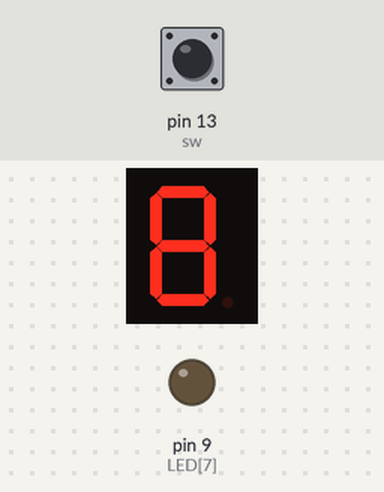
A sketch run on a simulated Arduino Uno, built with avr-gcc and run on an emulated ATmega328P. Parts: 1-digit seven-segment display, output pins drawn as LEDs (lit = HIGH). Wiring (inferred from the names in the program): 1-digit 7-segment display, segments lit when LOW: segments pin 2, pin 3, pin 4, pin 5, pin 6, pin 7, pin 8. The test bench sets the inputs (shaded band); at power-on: pin 13 (sw) HIGH. The segment pins are drawn as the display they are named for; pins used as bus, display or sensor lines are not drawn.

Above: at 0.1 s.
At 1.6 s:
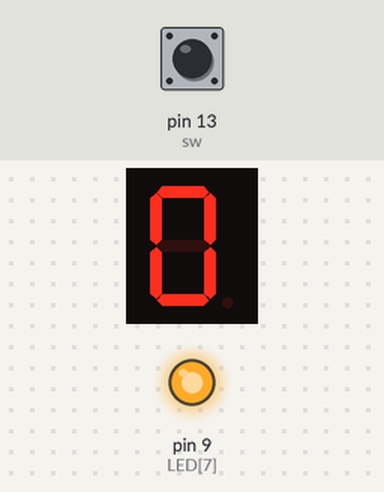
1.7 s: pin 13 (sw) pulled LOW for 0.15 s
3.3 s: pin 13 (sw) pulled LOW for 1 s
At 3.7 s:
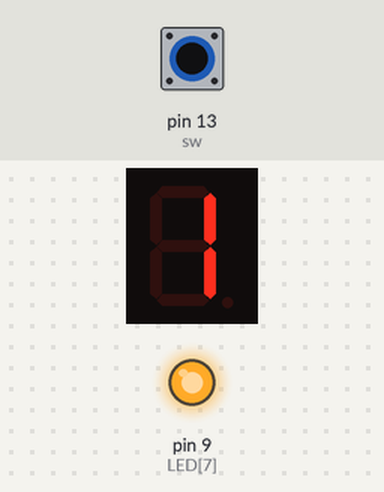
Timing chart, 0 to 6.3 s (numbered marks = the images above; inputs shaded):
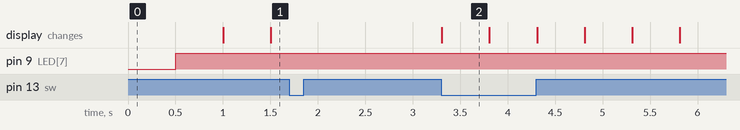

The sketch:

sketch_mar10a.ino
```cpp
int state = 0;
int i = 0;
int j;
int F=1;
int LED[8] = {2,3,4,5,6,7,8,9};
int sw = 13;
long t500;
long t20;
int num[10] = {0xc0,0xf9,0xa4,0xb0,0x99,0x92,0x82,0xf8,0x80,0x90};


void setup() {
  // put your setup code here, to run once:
  for(i=0;i<8;i++){
    pinMode(LED[i],OUTPUT);
  }
  pinMode(sw,INPUT);
}

void loop() {
  if((millis()-t20)>20)
  {
    t20=millis();
    if(sw!= digitalRead(13))
    {
      sw=digitalRead(13);
      if(sw==0)
      {
        F++;
        F=F % 2;
      }
    }
  }
  if(F==1){
    if((millis()-t500)>500){
      t500 = millis();
      state = ~state;
      for(j=0;j<8;j++){
        if(bitRead(num[i],j)==0){
          digitalWrite(LED[j],LOW);
        }
        else{
          digitalWrite(LED[j],HIGH);
        }
     }
     i++;
     if(i>9){
       i=0;
     }
    }
  }
}
```

Measured:
- after the input at 1.7 s, every drawn part: stays the same
- after the input at 3.3 s, the display: changes at once (image 2)
- what the display in image 2 shows lasts 0.5 s, from 3.3 s to 3.8 s
